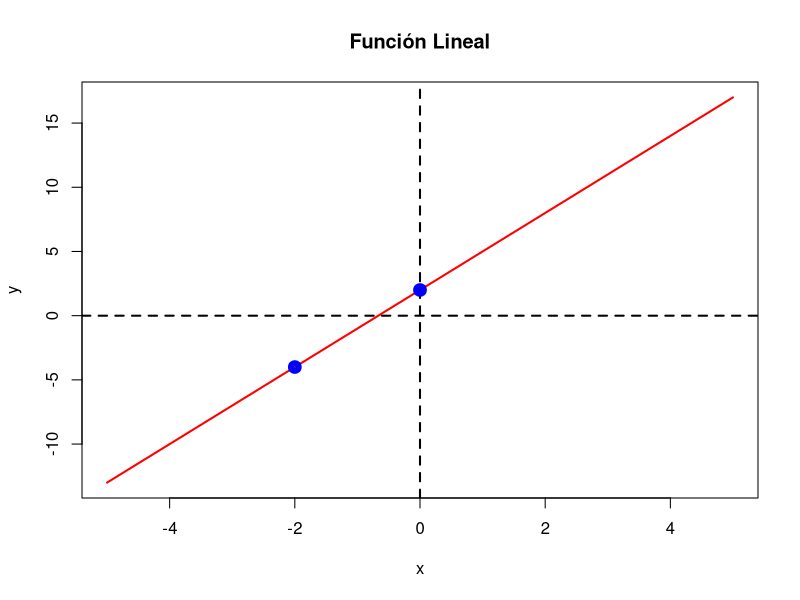
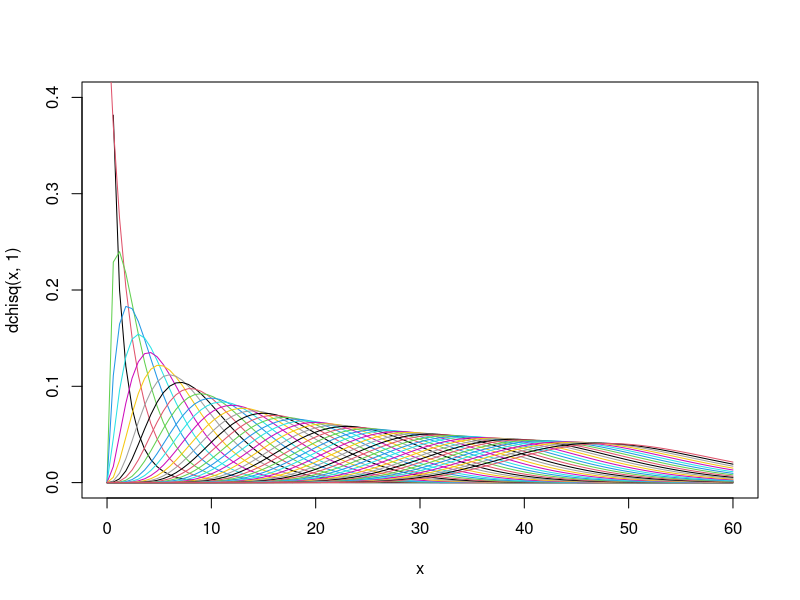

Generate these figures, in order, with R:
## ---- chunk 1
y <- function(x){3*x+2}
plot(y,from=-5,to=5, lwd=2,col="red", main="Función Lineal")
abline(h = 0, v = 0,
       col = c("black", "black"),
       lwd = 2,
       lty = 2:2)
points(x=-2,y=-4, lwd=6, col="blue")
points(x=0,y=2, lwd=6, col="blue")
## ---- chunk 2
curve(dchisq(x,1),xlim=c(0,60),ylim=c(0,0.4))
for(v in 2:50){
  curve(dchisq(x,v),add=T,col=v)
}
